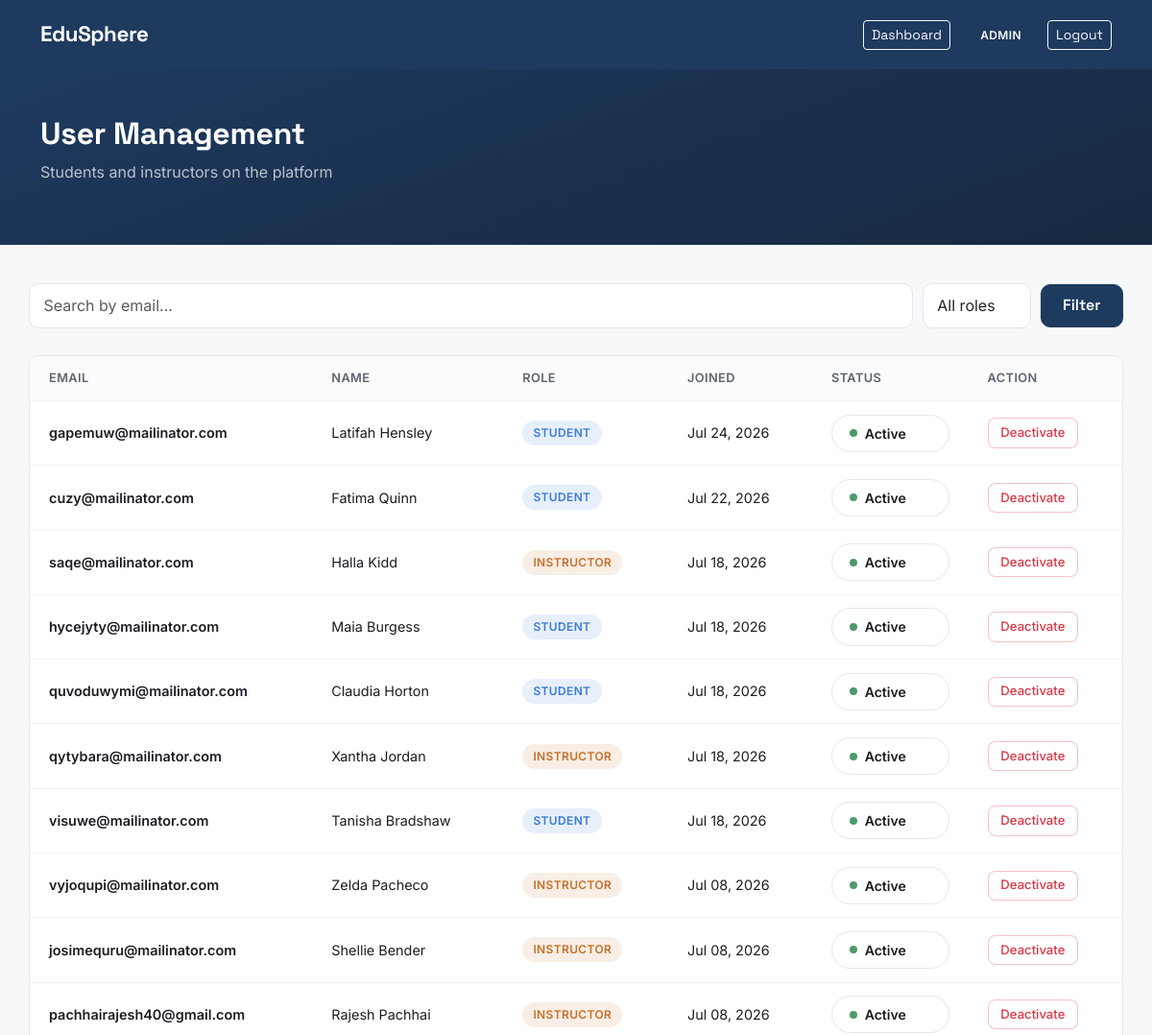
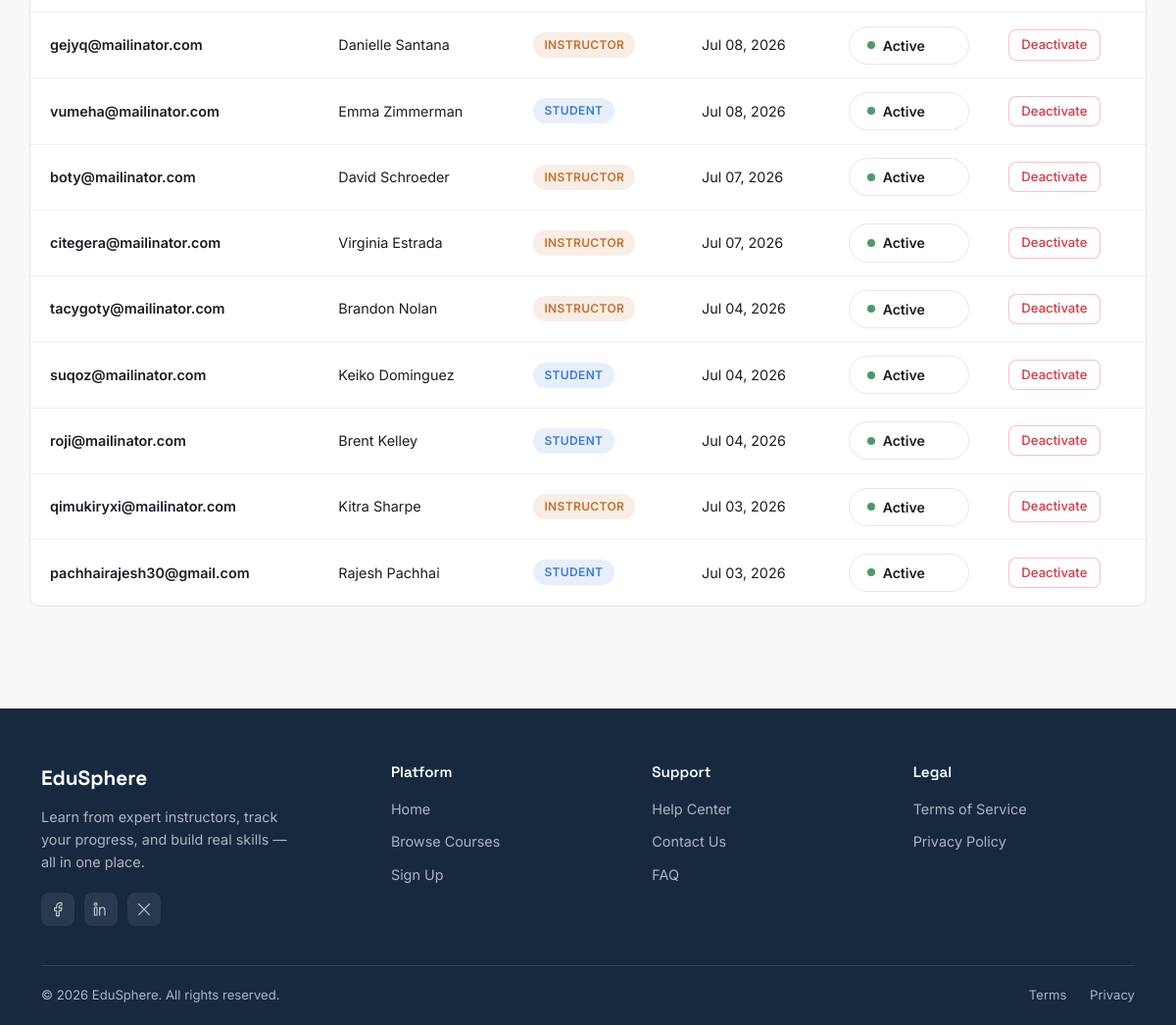
Page /dashboard/users/ (signed in) on the earlier database version (2 pictures, top to bottom).
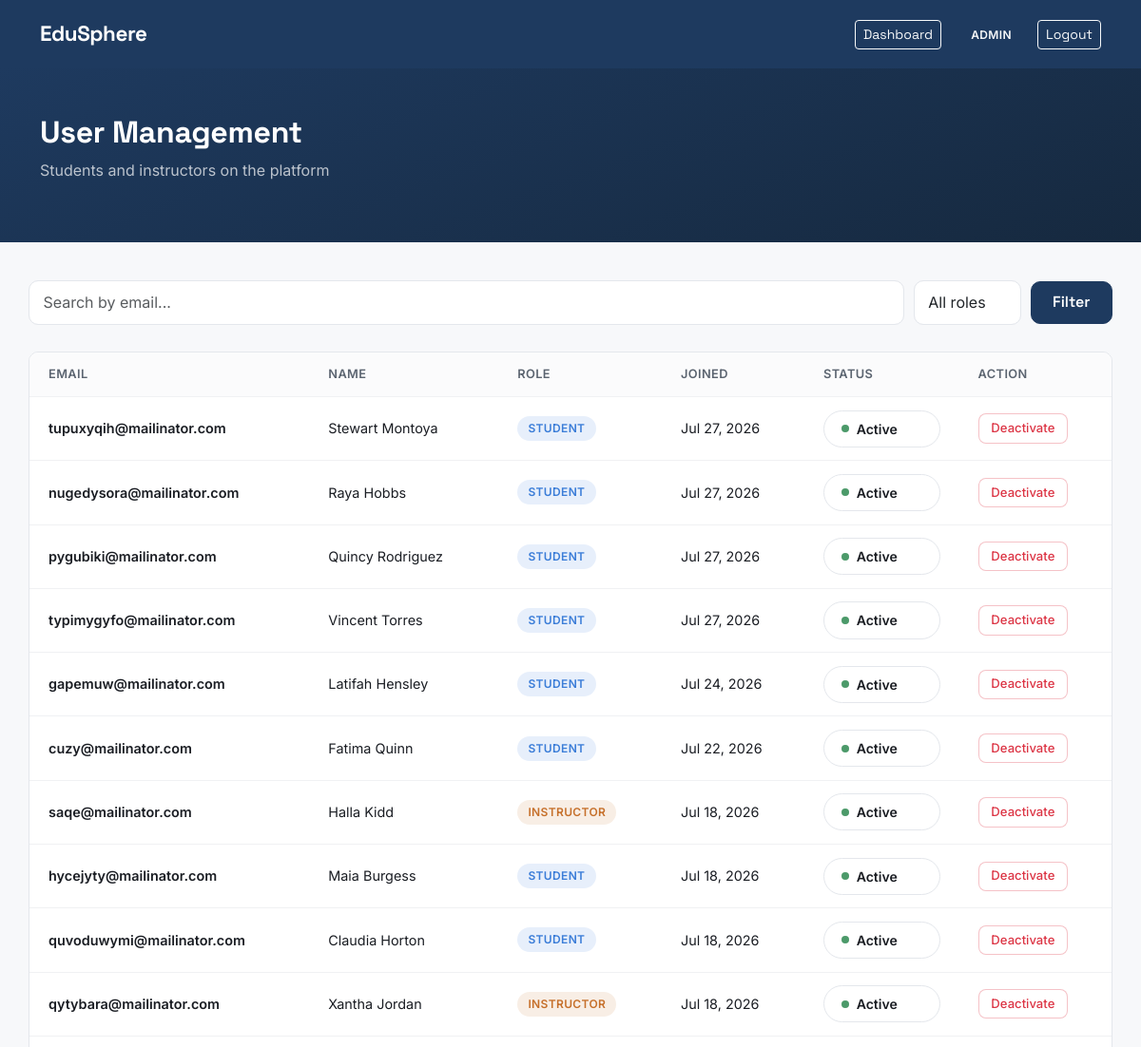
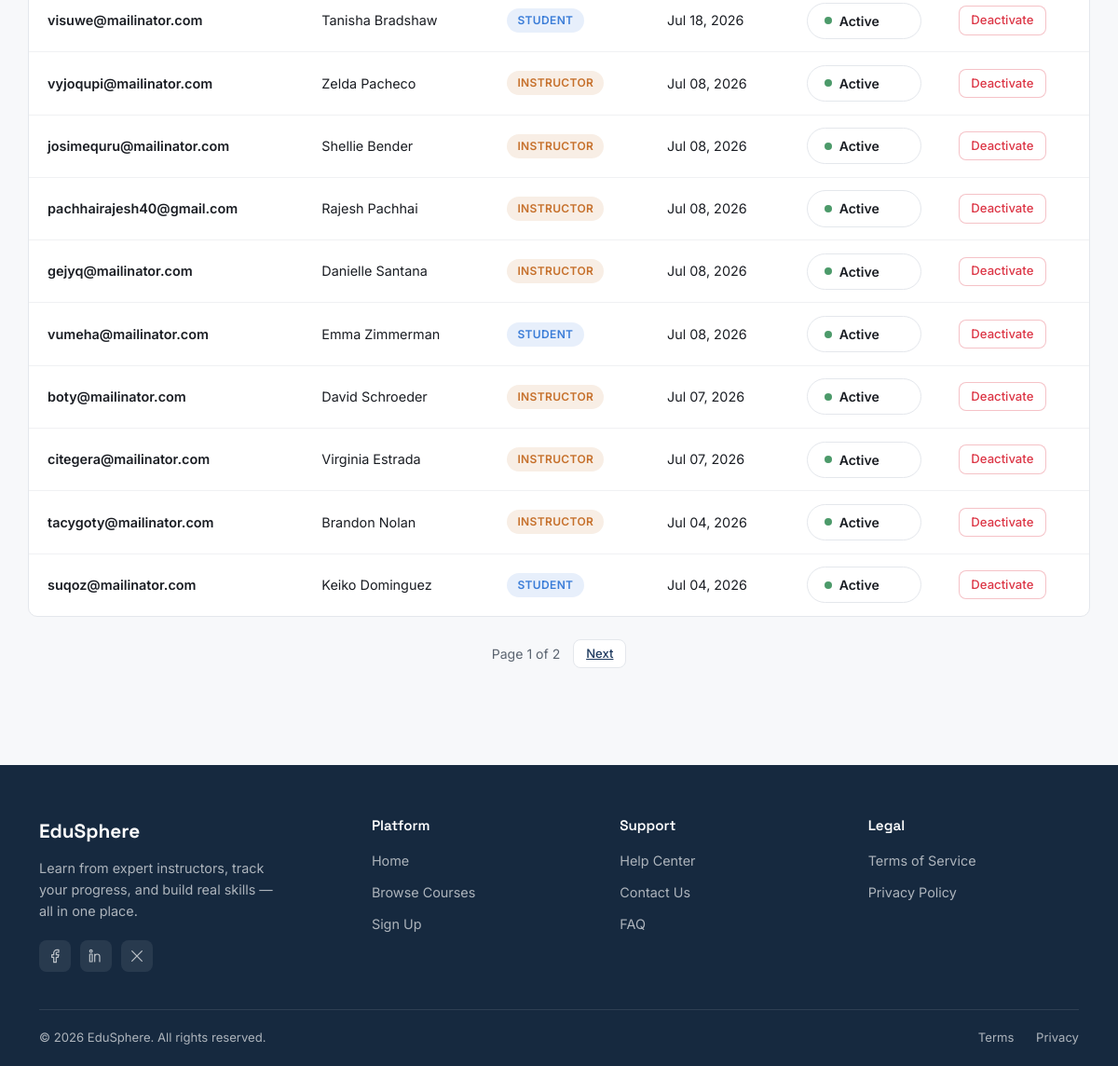
Same page on the later database version (2 pictures, top to bottom).
### accounts/models.py (models this page shows, shortened)
class CustomUser(AbstractUser):
    class Role(models.TextChoices):
        STUDENT = "student", "Student"
        INSTRUCTOR = "instructor", "Instructor"
        ADMIN = "admin", "Admin"
    username = None
    email = models.EmailField(unique=True)
    role = models.CharField(max_length=20, choices=Role.choices, default=Role.STUDENT)
    profile_picture = models.ImageField(upload_to="profile_pics/", blank=True, null=True)
    bio = models.TextField(blank=True)
    created_at = models.DateTimeField(auto_now_add=True)
    USERNAME_FIELD = "email"
    REQUIRED_FIELDS = []
    objects = CustomUserManager()

### dashboard/views.py (the view)
# urls.py: path('users/', views.UserManagementView.as_view(), name='user_management'),
class UserManagementView(AdminRequiredMixin, ListView):
    model = CustomUser
    template_name = 'dashboard/user_management.html'
    context_object_name = 'users'
    paginate_by = 20
    def get_queryset(self):
        queryset = CustomUser.objects.exclude(role='admin').order_by('-created_at')
        role = self.request.GET.get('role')
        if role in ('student', 'instructor'):
            queryset = queryset.filter(role=role)
        search = self.request.GET.get('q')
        if search:
            queryset = queryset.filter(email__icontains=search)
        return queryset
    def get_context_data(self, **kwargs):
        context = super().get_context_data(**kwargs)
        context['current_role'] = self.request.GET.get('role', '')
        context['current_search'] = self.request.GET.get('q', '')
        return context

### dashboard/mixins.py (called while the page is built)
    def test_func(self):
        return self.request.user.is_authenticated and self.request.user.role == 'admin'

### dashboard/templates/dashboard/user_management.html (shortened to what this page needs)
{% extends 'base.html' %}
{% block content %}
<div class="dashboard-hero">
    <div class="container">
        <h1>User Management</h1>
        <p>Students and instructors on the platform</p>
    </div>
</div>
<div class="container dashboard-container">
    <form method="get" class="oversight-filter-bar">
        <input
            type="text"
            name="q"
            value="{{ current_search }}"
            placeholder="Search by email..."
            class="form-control oversight-search-input"
        >
        <select name="role" class="form-control oversight-status-select">
            <option value="" {% if current_role == '' %}selected{% endif %}>All roles</option>
        </select>
        <button type="submit" class="btn btn-primary">Filter</button>
    </form>
    {% if users %}
    <div class="oversight-table-wrapper">
        <table class="oversight-table">
            <thead>
                <tr>
                    <th>Email</th>
                    <th>Name</th>
                    <th>Role</th>
                    <th>Joined</th>
                    <th>Status</th>
                    <th>Action</th>
                </tr>
            </thead>
            <tbody>
                {% for u in users %}
                <tr>
                    <td class="oversight-course-title">{{ u.email }}</td>
                    <td>{{ u.first_name }} {{ u.last_name }}</td>
                    <td><span class="role-badge {{ u.role }}">{{ u.role }}</span></td>
                    <td>{{ u.created_at|date:"M d, Y" }}</td>
                    <td>
                        {% if u.is_active %}
                            <span class="status-pill status-completed"><span class="status-dot"></span> Active</span>
                        {% else %}
                            <span class="status-pill status-failed"><span class="status-dot"></span> Inactive</span>
                        {% endif %}
                    </td>
                    <td>
                        <form method="post" action="{% url 'dashboard:toggle_user_active' u.pk %}">
                            {% if u.is_active %}
                            <button type="submit" class="btn-sm-outline btn-danger-outline">Deactivate</button>
                            {% else %}
                            <button type="submit" class="btn-sm-outline">Activate</button>
                            {% endif %}
                        </form>
                    </td>
                </tr>
                {% endfor %}
            </tbody>
        </table>
    </div>
    {% if is_paginated %}
    <div class="oversight-pagination">
        <span class="oversight-page-info">Page {{ page_obj.number }} of {{ page_obj.paginator.num_pages }}</span>
        {% if page_obj.has_next %}
        <a href="?page={{ page_obj.next_page_number }}{% if current_role %}&role={{ current_role }}{% endif %}{% if current_search %}&q={{ current_search }}{% endif %}" class="btn-sm-outline">Next</a>
        {% endif %}
    </div>
    {% endif %}
    {% else %}
    <div class="empty-state">
        <div class="icon">👤</div>
        <p>No users match your filters.</p>
    </div>
    {% endif %}
</div>
{% endblock %}

Differences in the rows shown:
no longer on this page (row unchanged): CustomUser: email "roji@mailinator.com", first_name "Brent", last_name "Kelley", role "STUDENT", created_at "Jul 04, 2026", is_active True (drawn)
no longer on this page (row unchanged): CustomUser: email "qimukiryxi@mailinator.com", first_name "Kitra", last_name "Sharpe", role "INSTRUCTOR", created_at "Jul 03, 2026", is_active True (drawn)
no longer on this page (row unchanged): CustomUser: email "pachhairajesh30@gmail.com", first_name "Rajesh", last_name "Pachhai", role "STUDENT", created_at "Jul 03, 2026", is_active True (drawn)
added CustomUser: email "tupuxyqih@mailinator.com", first_name "Stewart", last_name "Montoya", role "STUDENT", created_at "Jul 27, 2026", is_active True (drawn)
added CustomUser: email "nugedysora@mailinator.com", first_name "Raya", last_name "Hobbs", role "STUDENT", created_at "Jul 27, 2026", is_active True (drawn)
added CustomUser: email "pygubiki@mailinator.com", first_name "Quincy", last_name "Rodriguez", role "STUDENT", created_at "Jul 27, 2026", is_active True (drawn)
added CustomUser: email "typimygyfo@mailinator.com", first_name "Vincent", last_name "Torres", role "STUDENT", created_at "Jul 27, 2026", is_active True (drawn)
Other differences:
{{ page_obj.number }}: (not shown) → "1"
{{ page_obj.paginator.num_pages }}: (not shown) → "2"
text now shown: "Page of Next"
